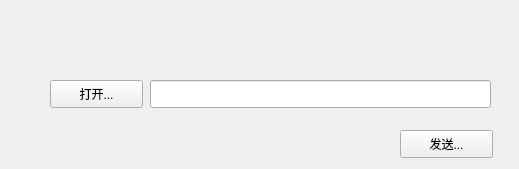
<?xml version="1.0" encoding="UTF-8"?>
<ui version="4.0">
 <class>SendFile</class>
 <widget class="QWidget" name="SendFile">
  <property name="geometry">
   <rect>
    <x>0</x>
    <y>0</y>
    <width>519</width>
    <height>169</height>
   </rect>
  </property>
  <property name="sizePolicy">
   <sizepolicy hsizetype="Fixed" vsizetype="Fixed">
    <horstretch>0</horstretch>
    <verstretch>0</verstretch>
   </sizepolicy>
  </property>
  <property name="minimumSize">
   <size>
    <width>519</width>
    <height>169</height>
   </size>
  </property>
  <property name="maximumSize">
   <size>
    <width>519</width>
    <height>169</height>
   </size>
  </property>
  <property name="windowTitle">
   <string>SendFile</string>
  </property>
  <widget class="QWidget" name="titleWidget" native="true">
   <property name="geometry">
    <rect>
     <x>0</x>
     <y>0</y>
     <width>519</width>
     <height>50</height>
    </rect>
   </property>
   <property name="titleskin" stdset="0">
    <bool>true</bool>
   </property>
  </widget>
  <widget class="QWidget" name="bodyWidget" native="true">
   <property name="geometry">
    <rect>
     <x>0</x>
     <y>50</y>
     <width>519</width>
     <height>119</height>
    </rect>
   </property>
   <property name="bottomskin" stdset="0">
    <bool>true</bool>
   </property>
   <widget class="QPushButton" name="openBtn">
    <property name="geometry">
     <rect>
      <x>50</x>
      <y>30</y>
      <width>93</width>
      <height>28</height>
     </rect>
    </property>
    <property name="text">
     <string>打开...</string>
    </property>
   </widget>
   <widget class="QPushButton" name="sendBtn">
    <property name="geometry">
     <rect>
      <x>400</x>
      <y>80</y>
      <width>93</width>
      <height>28</height>
     </rect>
    </property>
    <property name="text">
     <string>发送...</string>
    </property>
   </widget>
   <widget class="QLineEdit" name="fileLineEdit">
    <property name="geometry">
     <rect>
      <x>150</x>
      <y>30</y>
      <width>341</width>
      <height>28</height>
     </rect>
    </property>
   </widget>
  </widget>
 </widget>
 <layoutdefault spacing="6" margin="11"/>
 <resources/>
 <connections/>
</ui>
